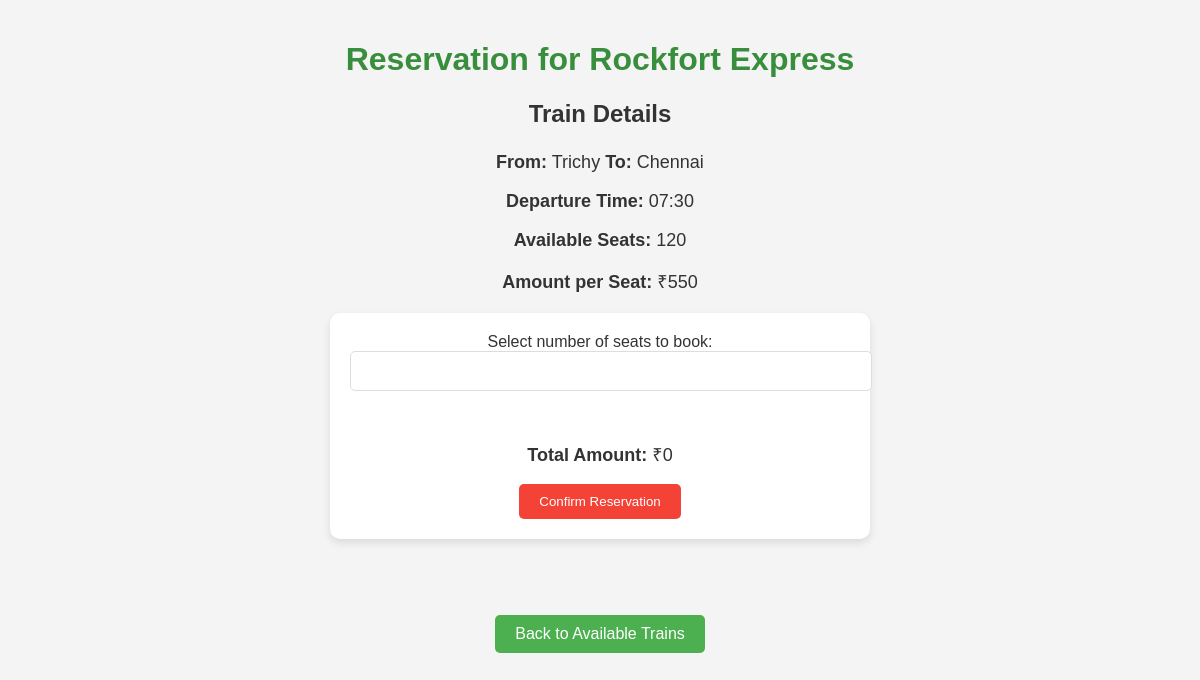
The page /reserve/2 on the database its author committed.
### tables this page shows
CREATE TABLE train (
            train_id INTEGER PRIMARY KEY AUTOINCREMENT,
            name TEXT NOT NULL,
            from_station TEXT NOT NULL,
            to_station TEXT NOT NULL,
            depart_time TEXT NOT NULL,
            available_seats INTEGER NOT NULL,
            amount_per_seat INTEGER NOT NULL
        );

### app.py (the view, shortened to what this page needs)
@app.route('/reserve/<int:train_id>', methods=['GET', 'POST'])
def reserve(train_id):
    conn = get_db_connection()
    train = conn.execute('SELECT * FROM train WHERE train_id = ?', (train_id,)).fetchone()
    conn.close()
    return render_template('reservation.html', train=train)

### app.py (called while the page is built)
def get_db_connection():
    conn = sqlite3.connect('railway.db')
    conn.row_factory = sqlite3.Row  # This will allow us to access columns by name
    return conn

### templates/reservation.html (shortened to what this page needs)
<!DOCTYPE html>
<html lang="en">
<head>
    <link rel="stylesheet" href="{{ url_for('static', filename='style.css') }}">
</head>
<body>
    <h1>Reservation for {{ train.name }}</h1>
    <h3>Train Details</h3>
    <p><strong>From:</strong> {{ train.from_station }} <strong>To:</strong> {{ train.to_station }}</p>
    <p><strong>Departure Time:</strong> {{ train.depart_time }}</p>
    <p><strong>Available Seats:</strong> {{ train.available_seats }}</p>
    <p><strong>Amount per Seat:</strong> ₹{{ train.amount_per_seat }}</p>
    <form action="{{ url_for('reserve', train_id=train.train_id) }}" method="POST">
        <label for="seats">Select number of seats to book:</label>
        <input type="number" id="seats" name="seats" min="1" max="{{ train.available_seats }}" required>
        <br><br>
        <div id="total-amount">
            <p><strong>Total Amount:</strong> ₹<span id="total-price">0</span></p>
        </div>
        <button type="submit" class="btn">Confirm Reservation</button>
    </form>
    <br><br>
    <a href="{{ url_for('view_trains') }}" class="btn">Back to Available Trains</a>
</body>
</html>

### static/style.css (style rules this page uses)
body { font-family: Arial, sans-serif; background-color: #f4f4f4; color: #333; margin: 0; padding: 20px; text-align: center; }
h1, h2, h3 { color: #4CAF50; }
h3 { font-size: 24px; color: #333; }
p { font-size: 18px; color: #333; }
a { color: #4CAF50; text-decoration: none; }
.btn { padding: 10px 20px; background-color: #4CAF50; color: white; text-decoration: none; border-radius: 5px; transition: background-color 0.3s ease; }
button[type="submit"] { padding: 10px 20px; background-color: #f44336; color: white; border: none; border-radius: 5px; cursor: pointer; transition: background-color 0.3s ease; }
form { margin: 20px auto; max-width: 500px; background-color: #fff; padding: 20px; border-radius: 10px; box-shadow: 0 4px 8px rgba(0, 0, 0, 0.1); }
input[type="number"], input[type="submit"], select { padding: 10px; width: 100%; margin-bottom: 15px; border: 1px solid #ddd; border-radius: 5px; font-size: 16px; }
h1 { color: #388E3C; }
h3 { margin-top: 20px; }
strong { color: #333; }
a.btn { margin-top: 20px; display: inline-block; background-color: #4CAF50; color: white; padding: 10px 20px; text-decoration: none; border-radius: 5px; }

### rows shown on the page
train: name "Rockfort Express", from_station "Trichy", to_station "Chennai", depart_time "07:30", available_seats "120", amount_per_seat "550"
